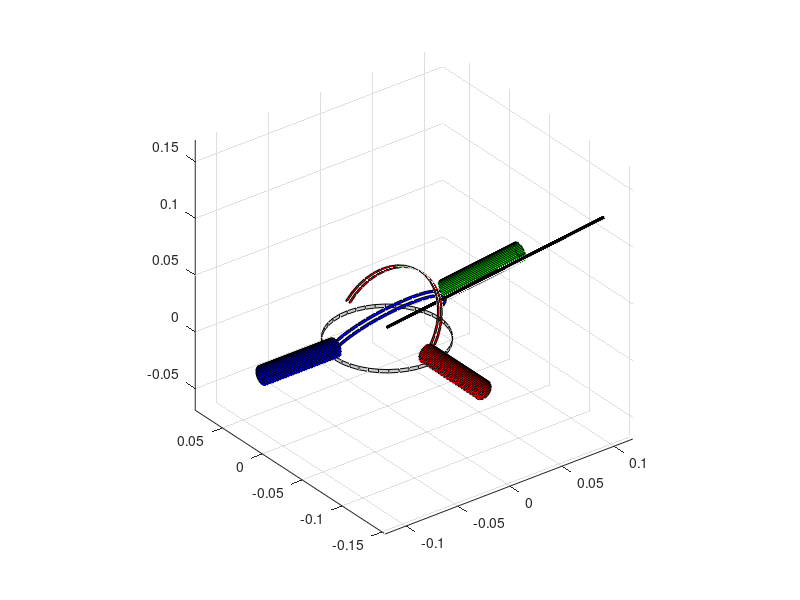

Write MATLAB code to recreate this figure.

function Draw3axisNeedleDriver
    
    
    
    format compact
    %have this load a file saved by Simulate3axisNeedleDriver
    
    hoopRadiusM = 0.05;% meters, the hoops guide the carriage
    hoopThickness = 0.002;
    carriageWidthHalf = 0.002; % meters
    basehingeheight = 0.008;
    gearboxLength = 0.07; %meters
    
    carriageThicknessHalf = 0.002;
    minSeparation = 116/2;   %10% separation for 0.006 mm radius beads
    baseThickness = 0.003;
    numCylinderPts = 40;
    needleLength = 0.2;
    needleRad = 0.001;
    
    hoop1color = [1,0,0];
    hoop2color = [0,0,1];
    needlecolor = [0,1,0];
    
    figure(20)
    clf
    
    
    [Xc,Yc,Zc] = cylinder(1,numCylinderPts);
    
    
    %Draw the base
    
    surf(hoopRadiusM*Xc,hoopRadiusM*Yc,baseThickness*Zc-basehingeheight-baseThickness, 'FaceColor', [0.8,0.8,0.8]);
    hold on
    
    
    %draw the hoops
    rg = floor(numCylinderPts/4+1):(floor(3*numCylinderPts/4)+1);
    
    %hoop 1
    hHoop1a = surf(hoopThickness*Zc(:,rg)-carriageWidthHalf, hoopRadiusM*Yc(:,rg),-hoopRadiusM*Xc(:,rg), 'FaceColor', hoop1color);
    hHoop1b = surf(hoopThickness*Zc(:,rg)+carriageWidthHalf, hoopRadiusM*Yc(:,rg),-hoopRadiusM*Xc(:,rg), 'FaceColor', hoop1color);
    %motor 1
    surf( basehingeheight*Xc,-Zc*gearboxLength-hoopRadiusM,basehingeheight*Yc, 'FaceColor', hoop1color)
    
    %hoop 2
    hHoop2a = surf(hoopRadiusM*Yc(:,rg), hoopThickness*Zc(:,rg)-carriageWidthHalf,-hoopRadiusM*Xc(:,rg), 'FaceColor', hoop2color);
    hHoop2b = surf(hoopRadiusM*Yc(:,rg), hoopThickness*Zc(:,rg)+carriageWidthHalf, -hoopRadiusM*Xc(:,rg), 'FaceColor', hoop2color);
    %motor 2
    surf( -Zc*gearboxLength-hoopRadiusM,basehingeheight*Xc,basehingeheight*Yc, 'FaceColor', hoop2color)
    
    
    %needle
    hNeedle = surf(needleRad*Xc,needleRad*Yc,needleLength*Zc, 'FaceColor', [0.1,0.1,0.1]);
    
    
    
    %Carriage
    
    %motor3
    hMotor3 = surf(basehingeheight*Xc+sqrt(2)*basehingeheight,basehingeheight*Yc+sqrt(2)*basehingeheight,gearboxLength*Zc+hoopRadiusM, 'FaceColor', needlecolor);
    
    
    
    %axis tight
    axis equal
    
    for i = 1:20
        rotate(hHoop1a,[0,1,0],2,[0,0,0])
        rotate(hHoop1b,[0,1,0],2,[0,0,0])
        
        rotate(hHoop2a,[1,0,0],2,[0,0,0])
        rotate(hHoop2b,[1,0,0],2,[0,0,0])
        
        
         rotate(hNeedle,[1,0,0],2,[0,0,0])
        rotate(hNeedle,[0,1,0],2,[0,0,0])
        
         rotate(hMotor3,[1,0,0],2,[0,0,0])
        rotate(hMotor3,[0,1,0],2,[0,0,0])
        
        pause(0.1)
        
        
    end
end


function rotateObject( hObj, axis, angleDeg)
    
    set(hObj, 'Xdata', hObj.origXData);
    set(hObj, 'Ydata', hObj.origYData);
    set(hObj, 'Zdata', hObj.origZData);
    
    rotate(hObj,axis,angleDeg,[0,0,0]);
    
end


function [x,y,z] = solidCylinder(varargin)  %TODO: convert this to mathematica style.
    
    %// Basic checks
    assert(nargin >= 1, 'Not enough input arguments.');
    assert(nargin <= 3, 'Too many input arguments.');
    assert(nargout <= 3, 'Too many output arguments.');
    
    %// Parse input
    N  = 20;
    Ax = [];
    switch nargin
        case 1 %// R
            R  = varargin{1};
        case 2  %// Ax, R  or  R, N
            if ishandle(varargin{1})
                Ax = varargin{1};
                R  = varargin{2};
            else
                R  = varargin{1};
                N  = varargin{2};
            end
            
        case 3 %// Ax, R, N
            Ax = varargin{1};
            R  = varargin{2};
            N  = varargin{3};
    end
    
    %// Check input arguments
    if ~isempty(Ax)
        assert(ishandle(Ax) && strcmp(get(Ax, 'type'), 'axes'),...
            'Argument ''Ax'' must be a valid axis handle.');
    else
        Ax = gca;
    end
    
    assert(isnumeric(R) && isvector(R) && all(isfinite(R)) && all(imag(R)==0) && all(R>0),...
        'Argument ''R'' must be a vector containing finite, positive, real values.');
    assert(isnumeric(N) && isscalar(N) && isfinite(N) && imag(N)==0 && N>0 && round(N)==N,...
        'Argument ''N'' must be a finite, postive, real, scalar integer.');
    
    %// Compute cylinder coords (mostly borrowed from builtin 'cylinder')
    theta         = 2*pi*(0:N)/N;
    sintheta      = sin(theta);
    sintheta(N+1) = 0;
    
    M = length(R);
    if M==1
        R = [R;R]; M = 2; end
    
    x = R(:) * cos(theta);
    y = R(:) * sintheta;
    z = (0:M-1).'/(M-1) * ones(1,N+1);  %'
    
    if nargout == 0
        oldNextPlot = get(Ax, 'NextPlot');
        set(Ax, 'NextPlot', 'add');
        
        %// The side of the cylinder
        surf(x,y,z, 'parent',Ax);
        %// The bottom
        patch(x(1,:)  , y(1,:)  , z(1,:)  , z(1,:)  );
        %// The top
        patch(x(end,:), y(end,:), z(end,:), z(end,:));
        
        set(Ax, 'NextPlot', oldNextPlot);
    end
    
end
